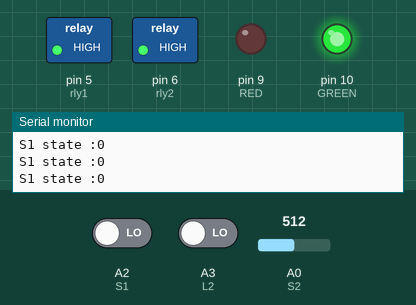
Simulated run of this sketch. Board: Arduino Uno, built with avr-gcc and run on an emulated ATmega328P. Parts: switched loads named in the sketch (green lamp = pin HIGH), output pins drawn as LEDs (lit = HIGH), the last lines printed to the serial monitor. Inputs (shaded band) come from the test bench; at power-on: A0 (S2) = 512, A2 (S1) LOW, A3 (L2) LOW.

Above: at 1.2 s.
1.3 s: A0 (S2) set to 178
4.3 s: A0 (S2) set to 151
At 5.8 s:
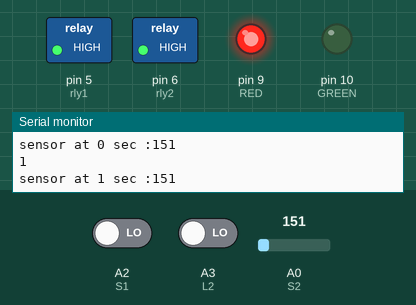
At 8.3 s:
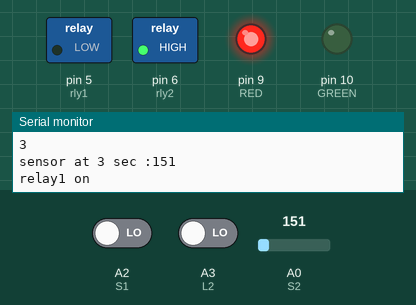
Timing chart, 0 to 19.5 s (numbered marks = the images above; inputs shaded):
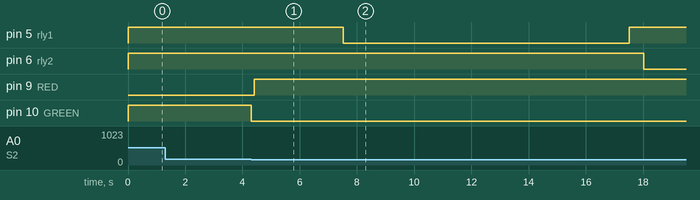

Measured:
- the behaviour switches between 168 and 167 on A0 (S2) (found by bisection; images 0 and 1)
- after the input at 4.3 s, pin 5 (rly1): HIGH → LOW after 3.2 s, → HIGH 10.0 s later; pin 6 (rly2): HIGH → LOW after 13.7 s; pin 9 (RED): LOW → HIGH after 0.11 s; pin 10 (GREEN): HIGH → LOW at once

The sketch:

dstbin.ino
```cpp
int S2 = A0;  //overflow sensor(optical sensor)
int rly1= 5; //  MOTOR DOWN
int rly2 = 6; // MOTOR UP
int L2 = A3;  // lower limit (lower proximity sensor)
int S1 = A2; // ir sensor
int L1 = A1; // upper limit (upper proximity sensor)
int RED = 9;  //red led
int GREEN = 10; // green led
// int S3 = A4;  // optional

int S2state;
int L2state;
int S1state;
int L1state;
int S3state;

void setup() {
  // put your setup code here, to run once:
    Serial.begin(9600);
    pinMode(S2,INPUT);
    pinMode(L2,INPUT);
    pinMode(rly1,OUTPUT);
    digitalWrite(rly1,HIGH);
    pinMode(rly2,OUTPUT);
    digitalWrite(rly2,HIGH);
    pinMode(RED,OUTPUT);
    pinMode(GREEN,OUTPUT);

}

void loop() {
  // put your main code here, to run repeatedly:
  //S3state = digitalRead(S3);
  //if (S3state == 0){
  S2state = analogRead(S2);
  if( S2state < 168){      // if optical sensor gives sense something it gives output below 168
    digitalWrite(GREEN,LOW);
    delay(100);
    digitalWrite(RED,HIGH);
    overflowsensor();   // call the overflowsensor function
   }
   else {
    digitalWrite(GREEN,HIGH);
    S1state = digitalRead(S1);
    Serial.print("S1 state :");
    Serial.println(S1state);

    if (S1state == 1){  // if IR sensor detect something then -
    digitalWrite(GREEN,HIGH);
    Serial.print("S1 state :");
    Serial.println(S1state);
    do {
      digitalWrite(rly2,LOW);    // turn relay 2 on
      Serial.println("relay2 on");
      //delay(1000); // delay for debugging purpose
      L1state = digitalRead(L1);  // read limit upper switch
      Serial.print("L1 state:");
      Serial.println(L1state);
      //delay(1000);
    }while(L1state == 0);  // do this till limit switch output changes
    digitalWrite(rly2,HIGH);
    Serial.println("relay2 off");
    //-----------------------------------------------------------------------------------------
    delay(3000);  // INCREASE THIS DELAY
    //-----------------------------------------------------------------------------------------
    digitalWrite(RED,HIGH);
    digitalWrite(GREEN,LOW);
    //-----------------------------------------------------------------------------------------
    delay(500);  //INCREASE THIS DELAY
    //-----------------------------------------------------------------------------------------
     do{
      digitalWrite(rly1,LOW);  // turn rleay 1 on
      Serial.println("relay1 on");
   //   delay(1000); // delay for debugging purpose
      L2state = digitalRead(L2); // read limit lower switch
      Serial.print("L2 state :");
      Serial.println(L2state);
     // delay(1000); // delay for debugging purpose
    }while(L2state == 0); // do this until lower limit switch ouput changes
    digitalWrite(rly1,HIGH);
    Serial.println("relay1 off");
    //delay(1000); // delay for debugging purpose
    digitalWrite(RED,LOW);
    digitalWrite(GREEN,HIGH);
   }
   //}
}
}


int overflowsensor(){
    int counter = 0;
    for (int i = 0;i<=2;i++){  // this loop takes overflow sensor input for times with one second gap
        Serial.print("sensor at ");
        Serial.print(i);
        Serial.print(" sec :");
        Serial.println(S2state);
        delay(1000);
        S2state = analogRead(S2);
        if(S2state < 168){
          counter++;     // if sensor output is still low increase counter
          Serial.println(counter);
        }
    }

    Serial.print("sensor at 3 sec :");
    Serial.println(S2state);
    digitalWrite(GREEN,LOW);
    digitalWrite(RED,HIGH);
    delay(100);
    if(S2state < 168 && counter == 3){  // if sensor is still low and counter is 3
      digitalWrite(rly1,LOW);
      Serial.println("relay1 on");
      //------------------------------------------------------------------------------------------------
      delay(10000); // INCREASE/DECREASE THIS DEALY FOR MOTOR GOING DOWN
      //--------------------------------------------------------------------------------------------------
      digitalWrite(rly1,HIGH);
      Serial.println("relay1 off");
      delay(500);
      do {
        digitalWrite(rly2,LOW);
        Serial.println("relay2 on");
        L2state=digitalRead(L2);
        Serial.print("limit switch 2 :");
        Serial.println(L2state);
      } while(L2state == 0);
      digitalWrite(rly2,HIGH);
      Serial.println("relay2 off");
      digitalWrite(RED,LOW);
      digitalWrite(GREEN,HIGH);


    }
    digitalWrite(RED,LOW);
    digitalWrite(GREEN,HIGH);
}
```
